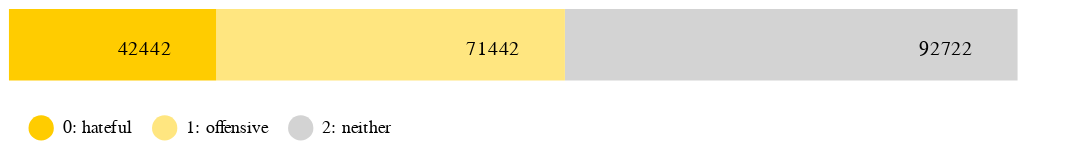

Source (notebook cell):
### Code cell
davidson_bar

### Figure 1 — Vega-Lite specification as saved in the notebook (floating-point values rounded to 4 significant figures)
{"config": {"view": {"continuousWidth": 400, "continuousHeight": 300, "stroke": null}, "legend": {"cornerRadius": 10, "labelFont": "Nunito", "padding": 10, "titleFont": "Nunito Light"}}, "layer": [{"mark": {"type": "bar", "size": 40}, "encoding": {"color": {"field": "lang_class", "legend": {"orient": "bottom", "symbolSize": 200, "symbolType": "circle", "title": null}, "scale": {"range": ["#FFCC00", "#FFE680", "#D3D3D3"]}, "type": "nominal"}, "x": {"axis": null, "field": "num_comments", "stack": "zero", "type": "quantitative"}}}, {"mark": {"type": "text", "dx": -40, "dy": 3, "font": "Nunito"}, "encoding": {"color": {"value": "black"}, "text": {"field": "num_comments", "type": "quantitative"}, "x": {"axis": null, "field": "num_comments", "stack": "zero", "type": "quantitative"}}}], "data": {"name": "data-45a204fd31453e2d2fd65fe0d8ed62f2"}, "width": 600, "$schema": "https://vega.github.io/schema/vega-lite/v4.17.0.json", "datasets": {"data-45a204fd31453e2d2fd65fe0d8ed62f2": [{"num_comments": 92722, "lang_class": "2: neither"}, {"num_comments": 71442, "lang_class": "1: offensive"}, {"num_comments": 42442, "lang_class": "0: hateful"}]}}
